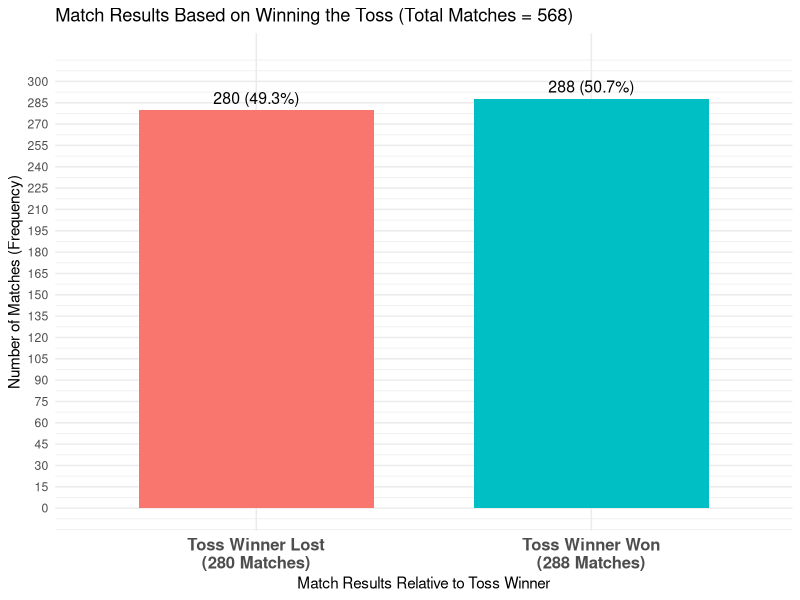

R code for this plot:
#Import the dataset (Match.csv)
library(readr)
Match <- read_csv("Match.csv") #This will observe the dataset i.e columns, rows and column names.
View(Match)
Match <- na.omit(Match) #This command handles missing match records and removes the incomplete outcomes.
#Creating a seperate column in the dataset called as "Toss_Won_Match"(i.e Binary Outcome Variable). This operation produces output 1 if Toss_Winner ID equals to Match_Winner ID otherwise 0.This column gives us the clear information about Winner vs Lost
Match$Toss_Won_Match <- ifelse(Match$Toss_Winner == Match$Match_Winner, 1, 0)
#contigency table is created to get the draw counts of Toss Winner Wins i.e 1 or Losses i.e 0
contigency_table <- table(Match$Toss_Won_Match)
print(contigency_table)
install.packages("ggplot2")
#installing package called ggplot2 to feature R graph
library(ggplot2)
#Creating data frame for plotting from contigency table
plot_data <- as.data.frame(contigency_table)
#Creating contigency table data frame to view as viewable file
contigency_DF <- as.data.frame(contigency_table)
#Creating a seperate column in the datset called as "Toss_Won_Match"(i.e Binary Outcome Variable). This operation produces output 1 if Toss_Winner ID equals to Match_Winner ID otherwise 0.This column gives us the clear information about Winner vs Lost
Match$Toss_Won_Match <- ifelse(Match$Toss_Winner == Match$Match_Winner, 1, 0)
#contigency table is created to get the draw counts of Toss Winner Wins i.e 1 or Losses i.e 0
contigency_table <- table(Match$Toss_Won_Match)
print(contigency_table)
#Creating Main Barplot 
names(plot_data) <- c("Outcome_ID", "Count")
plot_data$Outcome <- factor(plot_data$Outcome_ID, 
                            levels = c(0, 1), 
                            labels = c("Toss Winner Lost Match", "Toss Winner Won Match"))

#Calculating percentages and creating the final label for the plot (Required for geom_text)
total_matches <- sum(plot_data$Count) 
plot_data$Percentage <- (plot_data$Count / total_matches) * 100
# Formating the labels to show both count and percentage on the bar
plot_data$Label <- paste0(plot_data$Count, " (", round(plot_data$Percentage, 1), "%)")
toss_won_plot <- ggplot(plot_data, aes(x = Outcome, y = Count, fill = Outcome)) +
  geom_bar(stat = "identity", width = 0.7) +
  geom_text(aes(label = Label), vjust = -0.5, size = 4) +
  scale_y_continuous(
    breaks = seq(0, 300, 15),
    limits = c(0, max(plot_data$Count) + 30)
  ) +
  scale_x_discrete(labels = c(
    "Toss Winner Lost\n(280 Matches)",
    "Toss Winner Won\n(288 Matches)"
  )) +
  labs(
    title = "Match Results Based on Winning the Toss (Total Matches = 568)",
    x = "Match Results Relative to Toss Winner",
    y = "Number of Matches (Frequency)"
  ) +
  theme_minimal() +
  theme(
    legend.position = "none",
    axis.text.x = element_text(size = 12, face = "bold")
  )

print(toss_won_plot)
